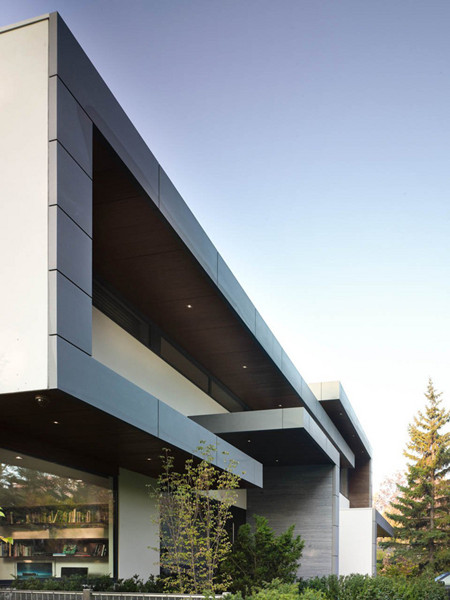
//> input picture capter7/houghLines/houghLines/1.jpg, 450 x 600 px
$ ./main   (built with g++ and OpenCV 4)
//> lines starting //> are read from the running program, lines starting //| are printed output that depends on the picture
#include <opencv2/opencv.hpp>
using namespace std;
using namespace cv;

int main()
{
	Mat srcImage = imread("1.jpg");
//> srcImage is the input picture: 600 rows x 450 cols, CV_8UC3; mean B, G, R 148.8, 144.3, 139
	Mat midImage, dstImage, dstImage2;

	dstImage2 = Mat::zeros(srcImage.size(), srcImage.type());

	Canny(srcImage, midImage, 50, 200, 3);
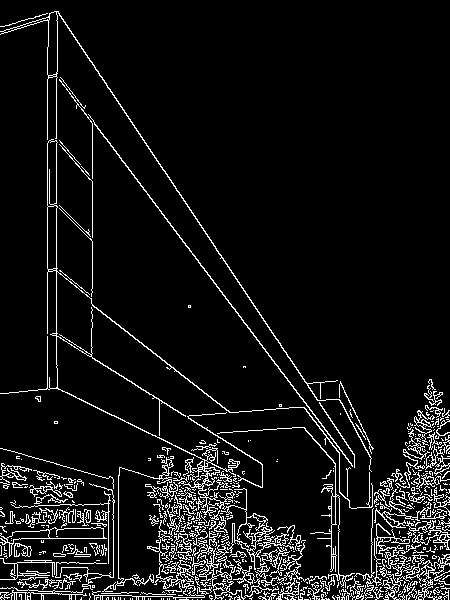
//> midImage: 600 rows x 450 cols, CV_8UC1; 7.4% white in thin lines or dots
	cvtColor(midImage, dstImage, CV_GRAY2BGR);
//> dstImage: 600 rows x 450 cols, CV_8UC3; 7.4% white in thin lines or dots

	vector<Vec2f> lines;
	vector<Vec4i> lines2;
	HoughLines(midImage,
		lines,
		1,					//以像素为单位的距离精度
		CV_PI/180,			//以弧度为单位的角度精度
		170,				//累加平面的阈值
		0,
		0);
//> lines = 17 lines (rho, theta), first 12: [-1, 2.5], [-40, 2.55], [47, 0], [56, 0], [324, 2.02], [92, 0], [254, 2.13], [183, 2.23], [538, 1.57], [593, 1.59], [594, 1.55], [-7, 2.51]
	HoughLinesP(midImage, lines2, 1, CV_PI/180, 80, 50, 10);
//> lines2 = 154 lines (x1, y1, x2, y2), first 8: [90, 117, 352, 465], [56, 11, 346, 442], [56, 367, 56, 72], [47, 388, 47, 47], [58, 13, 231, 270], [53, 333, 262, 464], [92, 292, 92, 119], [132, 596, 348, 599]

	for(size_t i = 0; i < lines.size(); i++)
	{
		float rho = lines[i][0], theta = lines[i][1];
		Point pt1, pt2;
		double a = cos(theta), b = sin(theta);
		double x0 = a*rho, y0 = b*rho;
		pt1.x = cvRound(x0 + 1000*(-b));
		pt1.y = cvRound(y0 + 1000*(a));
		pt2.x = cvRound(x0 - 1000*(-b));
		pt2.y = cvRound(y0 - 1000*(a));

		line(dstImage, pt1, pt2, Scalar(55, 100, 195), 1, CV_AA);
	}
//> this loop made 17 passes
//> (rho, theta, a, b, x0, y0) on passes 1 to 12: (-1, 2.5, -0.799, 0.602, 0.799, -0.602), (-40, 2.55, -0.829, 0.559, 33.16, -22.37), (47, 0, 1, 0, 47, 0), (56, 0, 1, 0, 56, 0), (324, 2.02, -0.438, 0.899, -142, 291.2), (92, 0, 1, 0, 92, 0), (254, 2.13, -0.53, 0.848, -134.6, 215.4), (183, 2.23, -0.616, 0.788, -112.7, 144.2), (538, 1.57, -4.37e-08, 1, -2.35e-05, 538), (593, 1.59, -0.0175, 1, -10.35, 592.9), (594, 1.55, 0.0175, 1, 10.37, 593.9), (-7, 2.51, -0.809, 0.588, 5.66, -4.11)
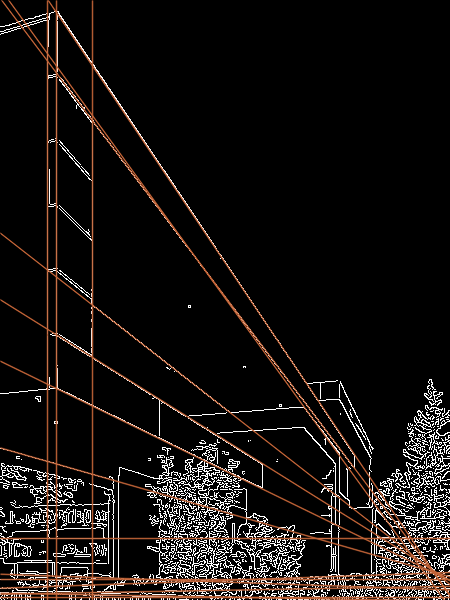
//> dstImage: 600 rows x 450 cols, CV_8UC3; mean B, G, R 17.3, 19.2, 23.3

	for(size_t i = 0; i < lines2.size(); i++)
	{
		Vec4i l = lines2[i];
		line(dstImage2, Point(l[0], l[1]), Point(l[2], l[3]),
			Scalar(186,88,255), 1, CV_AA);
	}
//> this loop made 154 passes
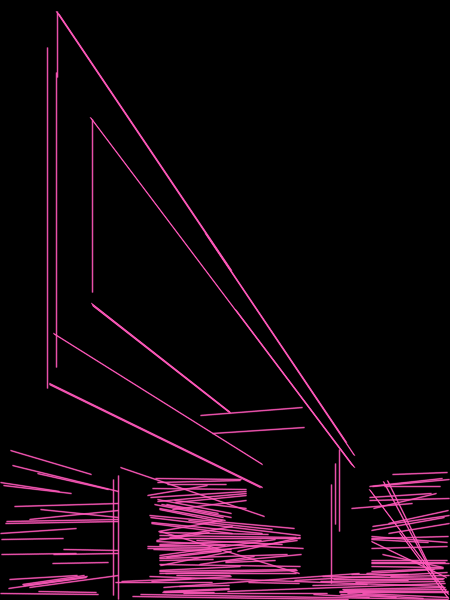
//> dstImage2: 600 rows x 450 cols, CV_8UC3; mean B, G, R 13.5, 6.4, 18.5

	imshow("原图", srcImage);
	imshow("canny", midImage);
	imshow("houghLines", dstImage);
	imshow("houghLinesp", dstImage2);

	waitKey(0);
	return 0;
}
